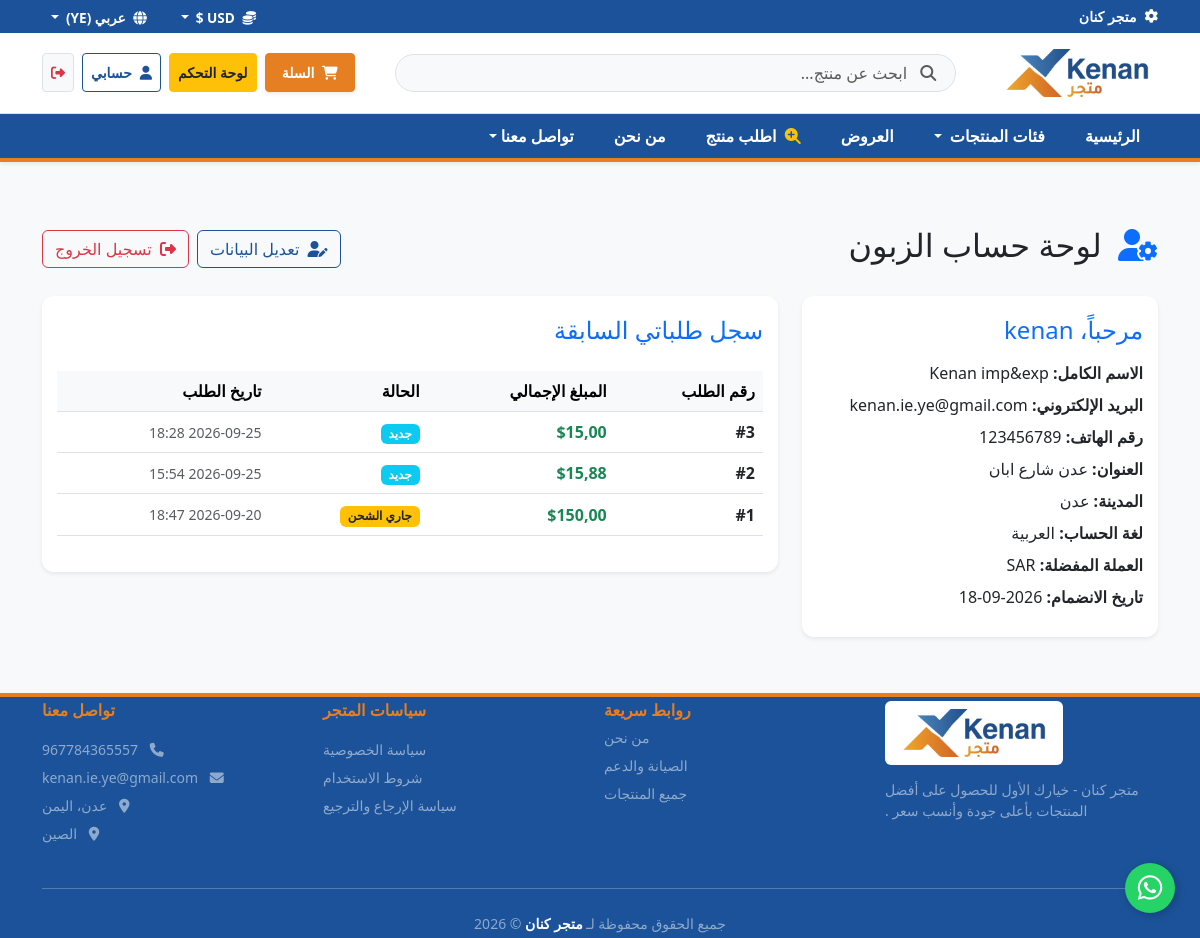
The page /profile/ (signed in) on the database its author committed.
### shop/models/custom_user.py (models this page shows, shortened)
class CustomUser(AbstractUser):
    email =django.db.models.EmailField(unique=True,verbose_name="البريد الالكتروني")
    USERNAME_FIELD = 'email'
    REQUIRED_FIELDS = ['username']
    class Meta:
        verbose_name="مستخدم"
        verbose_name_plural="المستخدمون"

### shop/models/customer.py (models this page shows, shortened)
class Customer(django.db.models.Model):
    CUSTOMER_TYPE_CHOICES = (
        ('regular', 'عادي'),
        ('wholesale', 'جملة'),
        ('vip', 'مميز'),
    )
    user = django.db.models.OneToOneField(
        settings.AUTH_USER_MODEL,
        on_delete=django.db.models.CASCADE,
        related_name='customer_profile',
        verbose_name="حساب المستخدم"
    )
    phone = django.db.models.CharField(max_length=20, unique=True, blank=False, null=False, verbose_name="الهاتف")
    address = django.db.models.TextField(blank=True, null=True, verbose_name="العنوان")
    city = django.db.models.CharField(max_length=100, default='عدن', verbose_name="المدينة")
    language = django.db.models.CharField(max_length=10, default='العربية', verbose_name="لغة الحساب")
    currency = django.db.models.CharField(max_length=10, default='SAR', verbose_name="العملة المفضلة")
    customer_type = django.db.models.CharField(
        max_length=20, choices=CUSTOMER_TYPE_CHOICES, default='regular', blank=True,
        verbose_name="تصنيف العميل"
    )
    created_at = django.db.models.DateTimeField(auto_now_add=True, verbose_name="تاريخ الانضمام")
    class Meta:
        verbose_name = "عميل"
        verbose_name_plural = "العملاء"

### shop/models/order.py (models this page shows, shortened)
class Order(django.db.models.Model):
    STATUS_CHOICES = (
        ('new', 'جديد'),
        ('shipping', 'جاري الشحن'),
        ('delivered', 'تم التوصيل'),
        ('canceled', 'ملغى'),
    )
    user = django.db.models.ForeignKey(
        settings.AUTH_USER_MODEL,
        on_delete=django.db.models.SET_NULL,
        null=True,
        blank=True,
        verbose_name="المستخدم"
    )
    customer = django.db.models.ForeignKey(
        Customer,
        on_delete=django.db.models.SET_NULL,
        null=True,
        blank=True,
        verbose_name="العميل"
    )
    full_name = django.db.models.CharField(max_length=100, verbose_name="اسم العميل")
    city = django.db.models.CharField(max_length=50, verbose_name="المدينة")
    address = django.db.models.TextField(verbose_name="العنوان")
    phone = django.db.models.CharField(max_length=20, verbose_name="رقم الهاتف")
    total_price = django.db.models.DecimalField(max_digits=10, decimal_places=2, verbose_name="السعر الكلي")
    status = django.db.models.CharField(
        max_length=20,
        choices=STATUS_CHOICES,
        default='new',
        verbose_name="حالة الطلب"
    )
    created_at = django.db.models.DateTimeField(auto_now_add=True, verbose_name="وقت وتاريخ الطلب")
    class Meta:
        verbose_name = "طلب"
        verbose_name_plural = "الطلبات"
        ordering = ['-created_at']

### shop/views/account/customer_profile.py (the view)
# urls.py: path('profile/', views.customer_profile, name='customer_profile'),
@login_required(login_url='login')
def customer_profile(request):
    customer, created = Customer.objects.get_or_create(user=request.user)
    orders = Order.objects.filter(user=request.user).order_by('-created_at')
    context = {
        'customer': customer,
        'orders': orders,
    }
    return render(request, 'shop/accounts/customer_profile.html', context)

### shop/context_processors.py (called while the page is built)
def nav_categories(request):
    return {'nav_categories': Category.objects.filter(parent=None).prefetch_related('children')}

def cart_summary(request):
    cart_id = request.session.get('cart_id')
    cart = Cart.objects.filter(id=cart_id).first() if cart_id else None
    return {'cart_count': cart.get_total_items() if cart else 0}

### shop/templates/shop/accounts/customer_profile.html (shortened to what this page needs)
{% extends 'shop/base.html' %}
{% block content %}
<div class="container py-4">
    <div class="d-flex justify-content-between align-items-center mb-4">
        <h2><i class="fa-solid fa-user-gear text-primary me-2"></i> لوحة حساب الزبون</h2>
        <div class="d-flex gap-2">
            <a href="{% url 'edit_profile' %}" class="btn btn-outline-kenan">
                <i class="fa-solid fa-user-pen me-1"></i> تعديل البيانات
            </a>
            <a href="{% url 'logout' %}" class="btn btn-outline-danger">
                <i class="fa-solid fa-right-from-bracket me-1"></i> تسجيل الخروج
            </a>
        </div>
    </div>
<div class="row g-4">
        <div class="col-md-4">
            <div class="card border-0 shadow-sm p-4">
                <h4 class="text-primary mb-3">مرحباً، {{ request.user.username }}</h4>
                <p class="mb-2"><strong>الاسم الكامل:</strong> {{ request.user.first_name }} {{ request.user.last_name }}</p>
                <p class="mb-2"><strong>البريد الإلكتروني:</strong> {{ request.user.email|default:"غير مسجل" }}</p>
                <p class="mb-2"><strong>رقم الهاتف:</strong> {{ request.user.customer_profile.phone|default:"غير متوفر" }}</p>
                <p class="mb-2"><strong>العنوان:</strong> {{ request.user.customer_profile.address|default:"غير متوفر" }}</p>
                <p class="mb-2"><strong>المدينة:</strong> {{ request.user.customer_profile.city|default:"عدن" }}</p>
                <p class="mb-2"><strong>لغة الحساب:</strong> {{ request.user.customer_profile.language|default:"العربية" }}</p>
                <p class="mb-2"><strong>العملة المفضلة:</strong> {{ request.user.customer_profile.currency|default:"SAR" }}</p>
                <p class="mb-2"><strong>تاريخ الانضمام:</strong> {{ request.user.date_joined|date:"Y-m-d" }}</p>
            </div>
        </div>
        <div class="col-md-8">
            <div class="card border-0 shadow-sm p-3">
                <h4 class="text-primary mb-3">سجل طلباتي السابقة</h4>
                <div class="table-responsive">
                    <table class="table align-middle">
                        <thead class="table-light">
                            <tr>
                                <th>رقم الطلب</th>
                                <th>المبلغ الإجمالي</th>
                                <th>الحالة</th>
                                <th>تاريخ الطلب</th>
                            </tr>
                        </thead>
                        <tbody>
                            {% for order in orders %}
                            <tr>
                                <td class="fw-bold">#{{ order.id }}</td>
                                <td class="text-success fw-bold">${{ order.total_price }}</td>
                                <td>
                                    <span class="badge
                                        {% if order.status == 'new' or order.status == 'جديد' %}bg-info
                                        {% elif order.status == 'shipping' or order.status == 'جاري الشحن' or order.status == 'قيد الشحن' %}bg-warning text-dark
                                        {% elif order.status == 'delivered' or order.status == 'تم التوصيل' %}bg-success
                                        {% else %}bg-danger{% endif %}">
                                        {{ order.get_status_display|default:order.status }}
                                    </span>
                                </td>
                                <td class="small text-muted">{{ order.created_at|date:"Y-m-d H:i" }}</td>
                            </tr>
                            {% empty %}
                            <tr>
                                <td colspan="4" class="text-center py-4 text-muted">ليس لديك أي طلبات سابقة حتى الآن.</td>
                            </tr>
                            {% endfor %}
                        </tbody>
                    </table>
                </div>
            </div>
        </div>
    </div>
</div>
{% endblock %}

### shop/static/shop/css/custom.css (style rules this page uses)
.table-responsive, .merchant-products-table { margin-top: 10px !important; }

### shop/static/shop/css/style.css (style rules this page uses)
.feature-card, .card, .row .col-md-4 > div { padding: 20px 15px !important; min-height: auto !important; border-radius: 12px; box-shadow: 0 4px 15px rgba(0, 0, 0, 0.04); transition: transform 0.3s ease, box-shadow 0.3s ease; border: 1px solid rgba(0, 0, 0, 0.05); }

### shop/templates/shop/base.html (style rules this page uses)
html, body { width: 100%; min-height: 100vh; margin: 0; padding: 0; overflow-x: hidden; background-color: #f8f9fa; }
.btn-outline-kenan { border-color: #1b5299 !important; color: #1b5299 !important; background-color: transparent !important; white-space: nowrap !important; }

### rows shown on the page
CustomUser: user.username "kenan", user.first_name "Kenan", user.last_name "imp&exp", user.email "kenan.ie.ye@gmail.com", user.customer_profile.phone "123456789", user.customer_profile.address "عدن شارع ابان", user.customer_profile.city "عدن", user.customer_profile.language "العربية", user.customer_profile.currency "SAR", user.date_joined "2026-09-18"
Order: id "3", total_price "15,00", status "جديد", created_at "2026-09-25 18:28"
Order: id "2", total_price "15,88", status "جديد", created_at "2026-09-25 15:54"
Order: id "1", total_price "150,00", status "جاري الشحن", created_at "2026-09-20 18:47"
